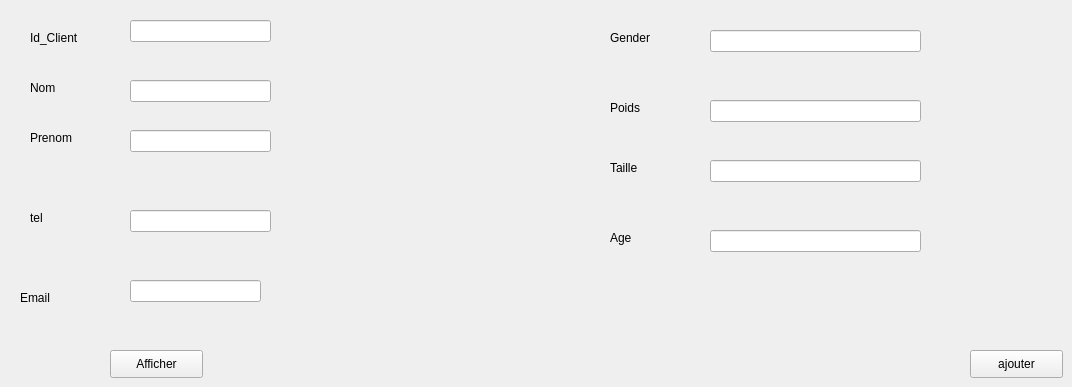
      <widget class="QWidget" name="tab">
       <attribute name="title">
        <string>Ajouter Client</string>
       </attribute>
       <widget class="QLabel" name="label">
        <property name="geometry">
         <rect>
          <x>30</x>
          <y>30</y>
          <width>61</width>
          <height>16</height>
         </rect>
        </property>
        <property name="text">
         <string>Id_Client</string>
        </property>
       </widget>
       <widget class="QLineEdit" name="lineEdit_id">
        <property name="geometry">
         <rect>
          <x>130</x>
          <y>20</y>
          <width>141</width>
          <height>22</height>
         </rect>
        </property>
       </widget>
       <widget class="QLabel" name="label_2">
        <property name="geometry">
         <rect>
          <x>30</x>
          <y>80</y>
          <width>55</width>
          <height>16</height>
         </rect>
        </property>
        <property name="text">
         <string>Nom</string>
        </property>
       </widget>
       <widget class="QLabel" name="label_3">
        <property name="geometry">
         <rect>
          <x>30</x>
          <y>130</y>
          <width>55</width>
          <height>16</height>
         </rect>
        </property>
        <property name="text">
         <string>Prenom</string>
        </property>
       </widget>
       <widget class="QLineEdit" name="lineEdit_nom">
        <property name="geometry">
         <rect>
          <x>130</x>
          <y>80</y>
          <width>141</width>
          <height>22</height>
         </rect>
        </property>
       </widget>
       <widget class="QLineEdit" name="lineEdit_prenom">
        <property name="geometry">
         <rect>
          <x>130</x>
          <y>130</y>
          <width>141</width>
          <height>22</height>
         </rect>
        </property>
       </widget>
       <widget class="QLabel" name="label_4">
        <property name="geometry">
         <rect>
          <x>30</x>
          <y>210</y>
          <width>55</width>
          <height>16</height>
         </rect>
        </property>
        <property name="text">
         <string>tel</string>
        </property>
       </widget>
       <widget class="QLabel" name="label_5">
        <property name="geometry">
         <rect>
          <x>20</x>
          <y>290</y>
          <width>55</width>
          <height>16</height>
         </rect>
        </property>
        <property name="text">
         <string>Email</string>
        </property>
       </widget>
       <widget class="QLineEdit" name="lineEdit_tel">
        <property name="geometry">
         <rect>
          <x>130</x>
          <y>210</y>
          <width>141</width>
          <height>22</height>
         </rect>
        </property>
       </widget>
       <widget class="QLineEdit" name="lineEdit_mail">
        <property name="geometry">
         <rect>
          <x>130</x>
          <y>280</y>
          <width>131</width>
          <height>22</height>
         </rect>
        </property>
       </widget>
       <widget class="QLabel" name="label_6">
        <property name="geometry">
         <rect>
          <x>610</x>
          <y>100</y>
          <width>55</width>
          <height>16</height>
         </rect>
        </property>
        <property name="text">
         <string>Poids</string>
        </property>
       </widget>
       <widget class="QLabel" name="label_7">
        <property name="geometry">
         <rect>
          <x>610</x>
          <y>160</y>
          <width>55</width>
          <height>16</height>
         </rect>
        </property>
        <property name="text">
         <string>Taille</string>
        </property>
       </widget>
       <widget class="QLabel" name="label_8">
        <property name="geometry">
         <rect>
          <x>610</x>
          <y>30</y>
          <width>55</width>
          <height>16</height>
         </rect>
        </property>
        <property name="text">
         <string>Gender</string>
        </property>
       </widget>
       <widget class="QLabel" name="label_9">
        <property name="geometry">
         <rect>
          <x>610</x>
          <y>230</y>
          <width>55</width>
          <height>16</height>
         </rect>
        </property>
        <property name="text">
         <string>Age</string>
        </property>
       </widget>
       <widget class="QPushButton" name="pushButton_ajouter1">
        <property name="geometry">
         <rect>
          <x>970</x>
          <y>350</y>
          <width>93</width>
          <height>28</height>
         </rect>
        </property>
        <property name="text">
         <string>ajouter</string>
        </property>
       </widget>
       <widget class="QLineEdit" name="lineEdit_g">
        <property name="geometry">
         <rect>
          <x>710</x>
          <y>30</y>
          <width>211</width>
          <height>22</height>
         </rect>
        </property>
       </widget>
       <widget class="QLineEdit" name="lineEdit_p">
        <property name="geometry">
         <rect>
          <x>710</x>
          <y>100</y>
          <width>211</width>
          <height>22</height>
         </rect>
        </property>
       </widget>
       <widget class="QLineEdit" name="lineEdit_t">
        <property name="geometry">
         <rect>
          <x>710</x>
          <y>160</y>
          <width>211</width>
          <height>22</height>
         </rect>
        </property>
       </widget>
       <widget class="QLineEdit" name="lineEdit_a">
        <property name="geometry">
         <rect>
          <x>710</x>
          <y>230</y>
          <width>211</width>
          <height>22</height>
         </rect>
        </property>
       </widget>
       <widget class="QPushButton" name="pushButton_9">
        <property name="geometry">
         <rect>
          <x>110</x>
          <y>350</y>
          <width>93</width>
          <height>28</height>
         </rect>
        </property>
        <property name="text">
         <string>Afficher</string>
        </property>
       </widget>
      </widget>
